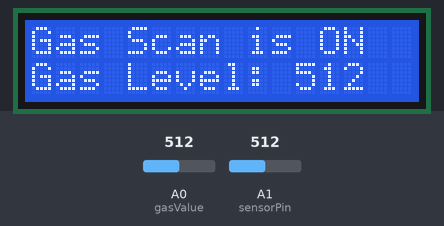
The sketch below on a simulated Arduino Uno, built with avr-gcc and run on an emulated ATmega328P. Shown: 16×2 character LCD. Inputs (shaded band) come from the test bench; at power-on: A0 (gasValue) = 512, A1 (sensorPin) = 512. The modem accepts every AT command (registered, SIM ready, sends succeed) and sends nothing else; what the sketch prints to the serial monitor is not drawn.

Above: at 4.2 s.
4.3 s: A0 (gasValue) set to 490
At 10.0 s:
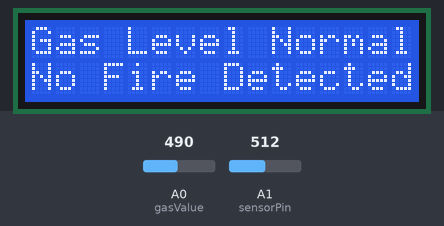
11.7 s: A1 (sensorPin) set to 105
17.6 s: A1 (sensorPin) set to 93
At 22.8 s:
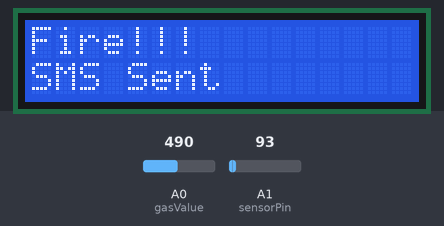
24.9 s: A0 (gasValue) set to 510
At 31.1 s:
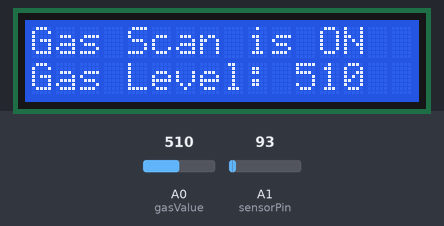
35.4 s: A0 (gasValue) set to 482
At 40.6 s:
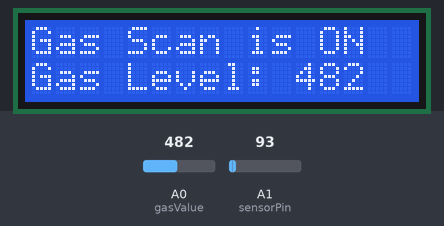
Timing chart, 0 to 42.1 s (numbered marks = the images above; inputs shaded):
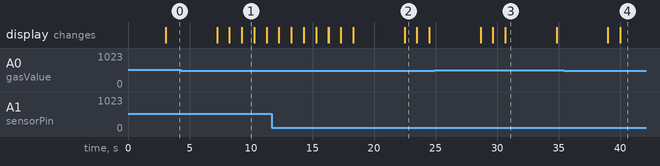

Measured:
- the behaviour switches between 100 and 99 on A1 (sensorPin) (found by bisection; images 1 and 2)
- what the display in image 1 shows lasts 1.1 s, from 9.2 s to 10.3 s
- what the display in image 3 shows lasts 4.1 s, from 30.7 s to 34.8 s

The sketch:

GAS_FIRE_detector.ino
```cpp
#include <LiquidCrystal.h>
LiquidCrystal lcd(7, 6, 5, 4, 3, 2);
#include <SoftwareSerial.h>

SoftwareSerial mySerial(9, 10);


int sensorPin = A1;
int sensorValue = 0;
int gasValue = A0;
int data;

void setup()
{
randomSeed(analogRead(0));
mySerial.begin(9600);
Serial.begin(9600);
lcd.begin(16,2);
pinMode(gasValue, INPUT);
lcd.print ("Gas / Fire");
lcd.setCursor(0,1);
lcd.print (" Detector Alarm ");
delay(3000);
lcd.clear();
}

void loop()
{

sensorValue = analogRead(sensorPin);

data = analogRead(gasValue);
Serial.println("Fire");
Serial.println(sensorValue);
Serial.print("Gas Level: ");
Serial.println(data);
lcd.print ("Gas Scan is ON");
lcd.setCursor(0,1);
lcd.print("Gas Level: ");
lcd.print(data);
delay(1000);

if (sensorValue < 100)
{
  SendMessageF();
lcd.clear();
lcd.setCursor(0,0);
lcd.print("Fire!!!");
lcd.setCursor(0,1);
lcd.print("SMS Sent");
delay(1000);
}

if ( data > 500) //
{
SendMessage();
Serial.print("Gas/Fire detect alarm");
lcd.clear();
lcd.setCursor(0,0);
lcd.print("Gas Level Exceed");
lcd.setCursor(0,1);
lcd.print("SMS Sent");
delay(1000);

}
else
{
Serial.print("Gas/Fire Level Low");
lcd.clear();
lcd.setCursor(0,0);
lcd.print("Gas Level Normal");
lcd.setCursor(0,1);
lcd.print("No Fire Detected");
delay(1000);
}

lcd.clear();
}

void SendMessage()
{
Serial.println("In send");
mySerial.println("AT+CMGF=1");
delay(1000);
mySerial.println("AT+CMGS=\"number\"\r");
delay(1000);
mySerial.println("Excess Gas Detected");
delay(100);
mySerial.println((char)26);
delay(1000);
}

void SendMessageF()
{
Serial.println("In send");
mySerial.println("AT+CMGF=1");
delay(1000);
mySerial.println("AT+CMGS=\"number\"\r");
delay(1000);
mySerial.println("Fire Allert!!!Call 102");
delay(100);
mySerial.println((char)26);
delay(1000);
}
```
